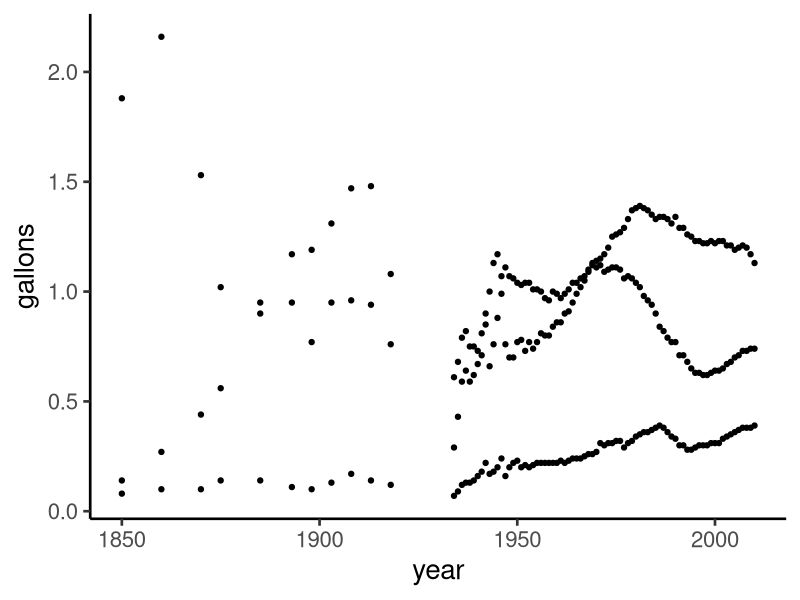
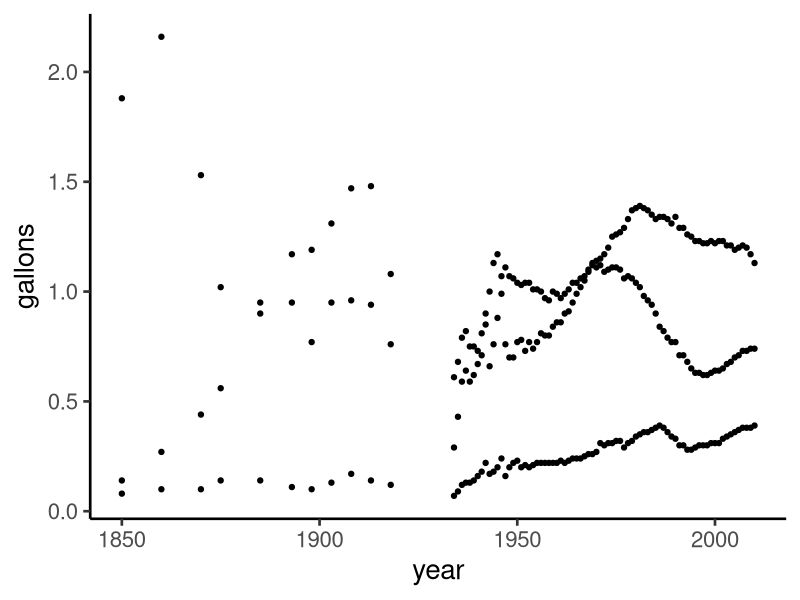
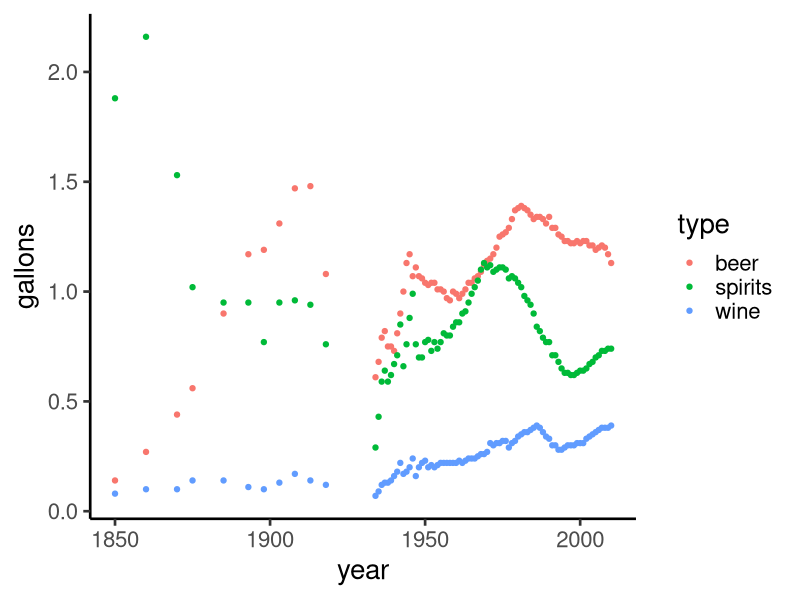
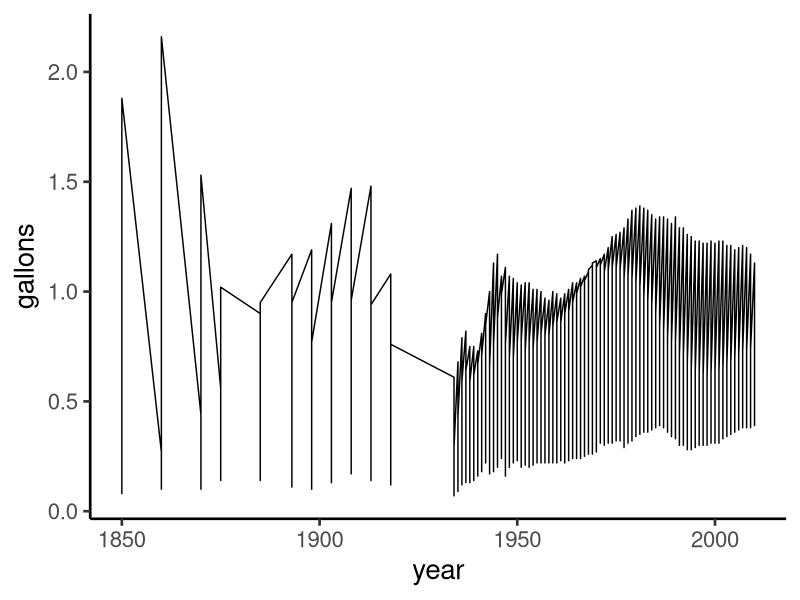
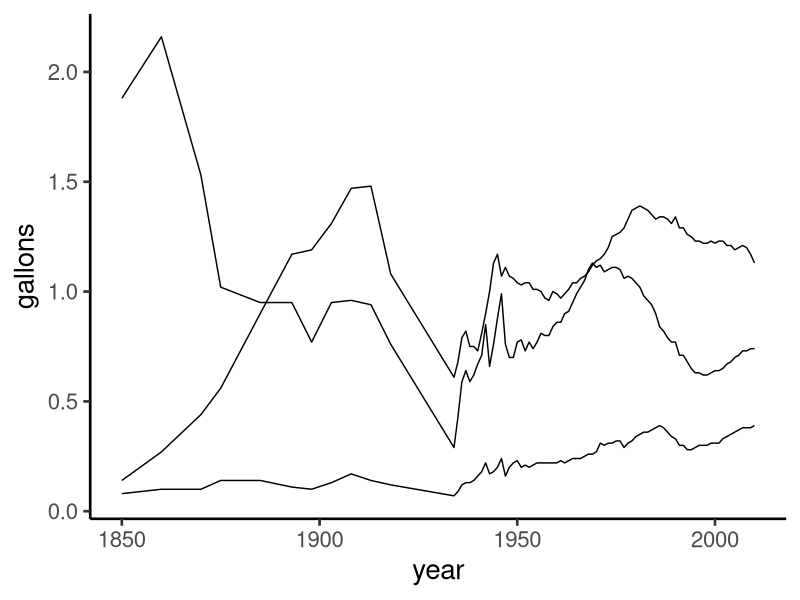
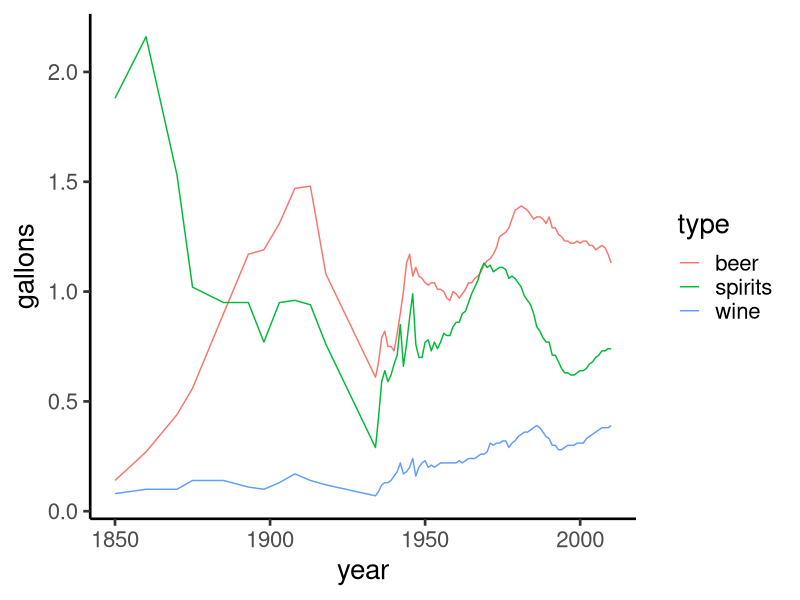
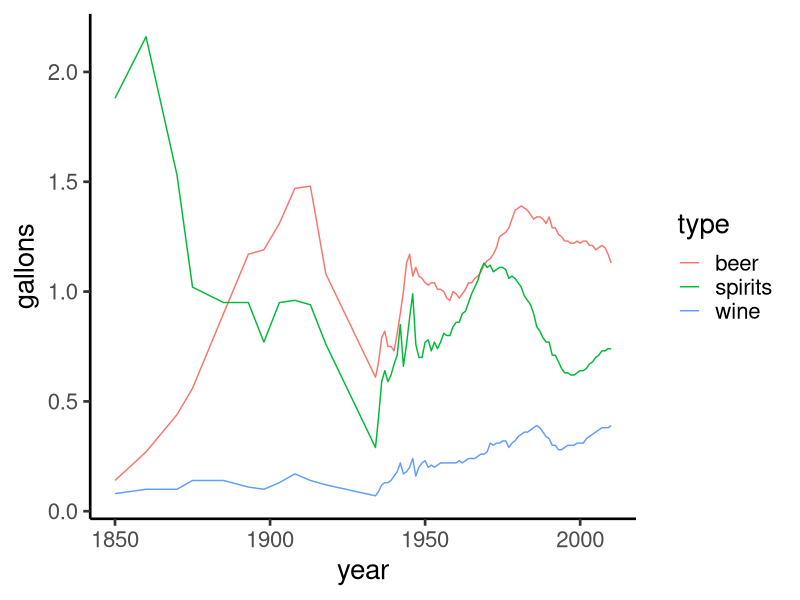
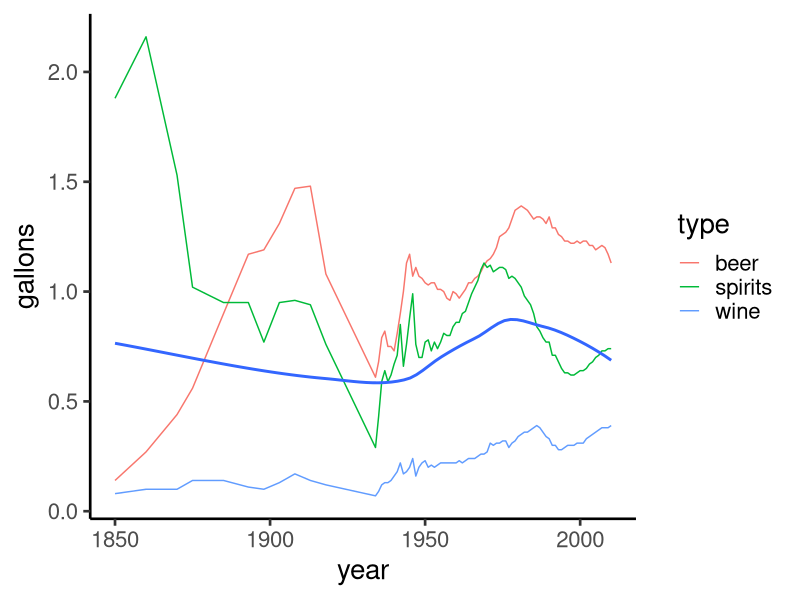

The R script that drew these images, in order:
## ---- chunk 1
library(tidyverse)

#no grid larger text 
theme_set(theme_classic(base_size = 20)) 
## ---- chunk 2
movies_imdb=read_delim("movies/movies_imdb.txt",delim=",")
movies_rottentom=read_delim("movies/movies_rottentom.txt",delim=",")
## ---- chunk 3
drinks=read_delim("drinks/drinks_US.tsv",delim="\t")


drinks_long=drinks %>% select(-total) %>% gather(key=type,value=gallons,beer:spirits)

drinks_long

ggplot(data=drinks_long,aes(x=year,y=gallons))+geom_point()
## ---- chunk 4
ggplot(data=drinks_long,aes(x=year,y=gallons))+geom_point()
## ---- chunk 5
ggplot(data=drinks_long,aes(x=year,y=gallons, col = type))+geom_point()

## ---- chunk 6
ggplot(data=drinks_long,aes(x=year,y=gallons))+geom_line()
## ---- chunk 7
ggplot(data=drinks_long,aes(x=year,y=gallons,group=type))+geom_line()
## ---- chunk 8
ggplot(data=drinks_long,aes(x=year,y=gallons,group=type,col=type))+geom_line()

## note that when you use "color" or "fill" it automatically passes that same argument to "group", so this line is effectively the same
ggplot(data=drinks_long,aes(x=year,y=gallons,col=type))+geom_line()
## ---- chunk 9
ggplot(data=drinks_long, aes(x=year, y=gallons)) +geom_line(aes(col =type)) +stat_smooth(se=FALSE)
## ---- chunk 10
ggplot(data=drinks_long,aes(x=year,y=gallons,col=type))+geom_line()+scale_color_manual(values = c("black","red", "yellow")) +ggtitle('deutschland uber alles')
## ---- chunk 11
ggplot(data=drinks_long,aes(x=year,y=gallons,col=type))+geom_line()+scale_color_brewer(palette = "Set1")
## ---- chunk 12
ggplot(data=drinks_long,aes(x=year,y=gallons,fill=type))+geom_area()+scale_color_brewer(palette = "Set1")
## ---- chunk 13
ggplot(data=drinks_long,aes(x=year,y=gallons,fill=type))+geom_area()+scale_fill_brewer(palette = "Set1")
## ---- chunk 14
ggplot(data=drinks_long,aes(x=year,y=gallons,fill=type))+geom_area()+scale_fill_hue(l=45,c=50)

ggplot(data=drinks_long,aes(x=year,y=gallons,fill=type))+geom_area()+scale_fill_hue(l=45)

## ---- chunk 15
ggplot(data= drinks_long, aes(x = year, y= gallons)) + geom_line(aes(col=type)) +facet_grid(~type)
## ---- chunk 16
ggplot(data=drinks_long,aes(x=year,y=gallons))+geom_line()+facet_grid(~type)
## ---- chunk 17
library(gridExtra)
plot1=ggplot(data=drinks_long,aes(x=year,y=gallons,fill=type))+geom_area()+scale_fill_hue(l=45)
plot2=ggplot(data=drinks_long,aes(x=year,y=gallons,fill=type))+geom_area()+scale_fill_hue(l=45,c=50)
grid.arrange(plot1,plot2,nrow=2)
## ---- chunk 18
ggsave(ggplot(data=drinks_long,aes(x=year,y=gallons,fill=type))+geom_area()+scale_fill_brewer(palette = "Set1"),file="drinks.pdf",width=10,height = 4)
## ---- chunk 19
str_detect(movies_imdb$genres,"Action")
str_subset(movies_imdb$genres,"Action")
str_subset(movies_imdb$genres,"action")  ## what's up with this output? Why is it different than the line above? 

## ---- chunk 20
action_movies = movies_imdb %>% filter(str_detect(genres,"Action"))
action_movies

## looks like more action movies have been made recently, but is this true? What's our null expectation given the data? 
ggplot(action_movies,aes(x=title_year))+geom_histogram() + xlab("movie release (year)")
## ---- chunk 21
ggplot(action_movies,aes(x=title_year))+geom_histogram() + xlab("movie release (year)")

## ---- chunk 22

movies_imdb %>% filter(str_detect(actor_1_name,"^Ch"))%>% select(actor_1_name,title_year,movie_title,everything())

## ---- chunk 23
movies_imdb %>% filter(str_detect(actor_1_name,"on$"))%>% select(actor_1_name,title_year,movie_title,everything())
## ---- chunk 24
#converts character vectors to date formatted
library(lubridate)
ymd(20101215)
ymd("2010/12/15")
ymd("2010Dec15")
ymd("2010December15")
date1=ymd("2010 Dec 15")

year(date1)
month(date1)
mday(date1)

class(date1)
